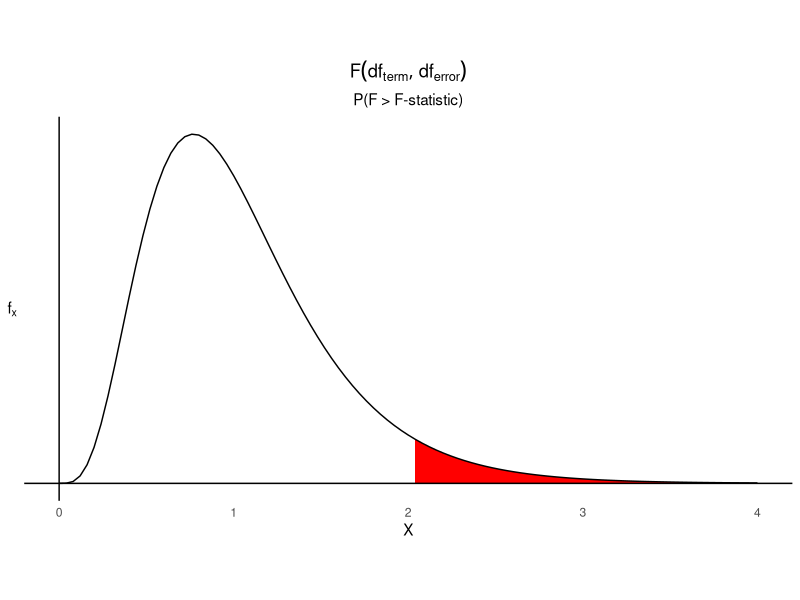
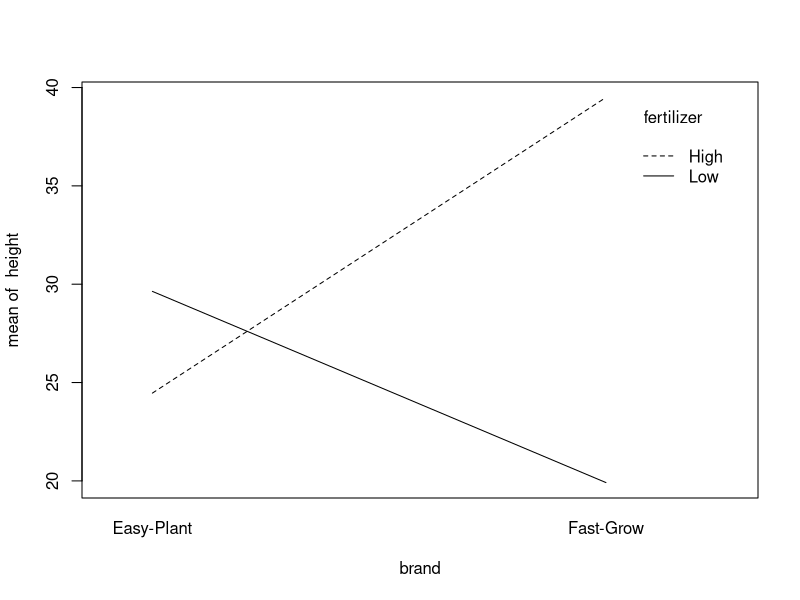
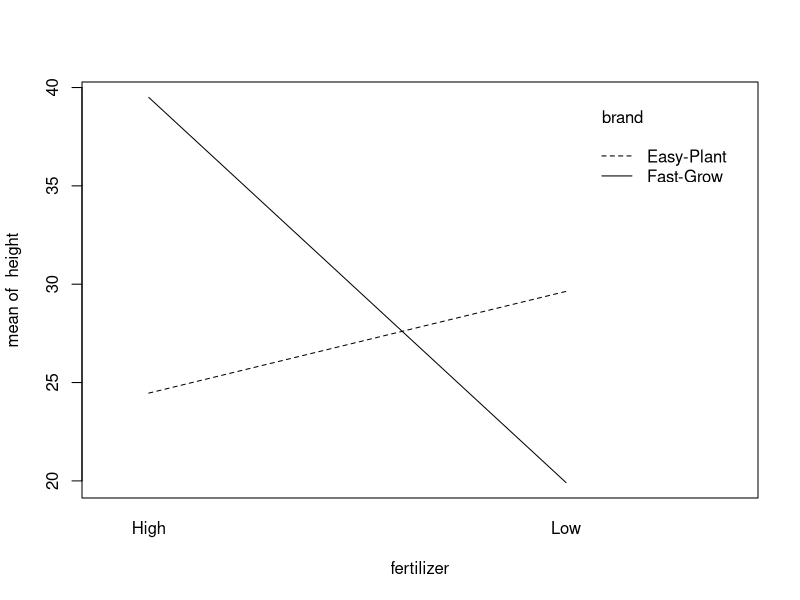
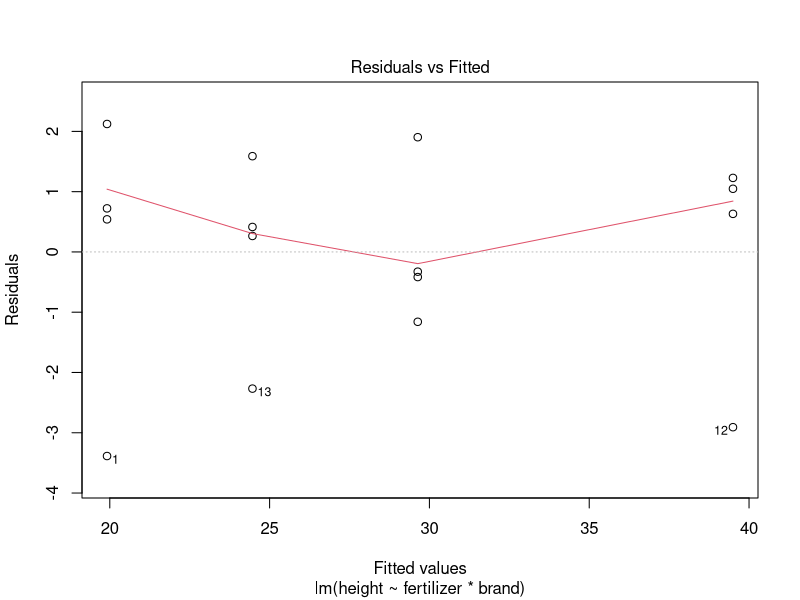
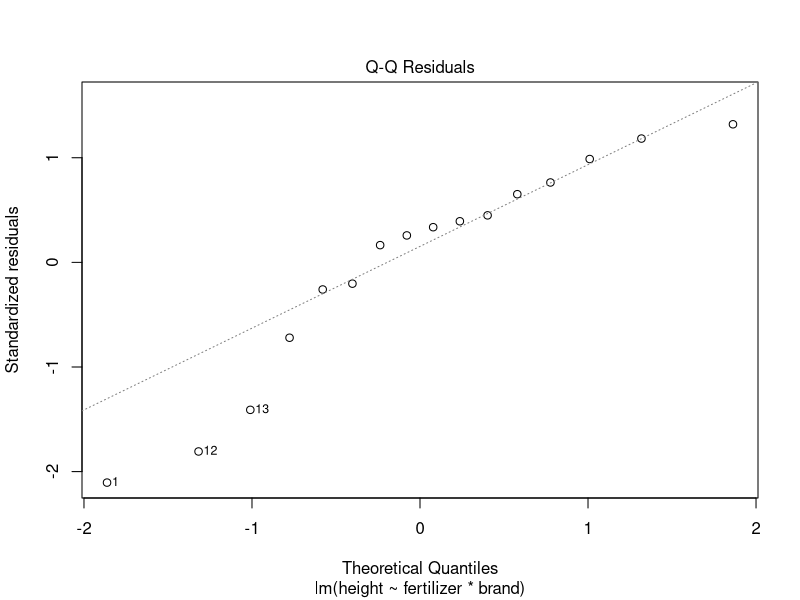
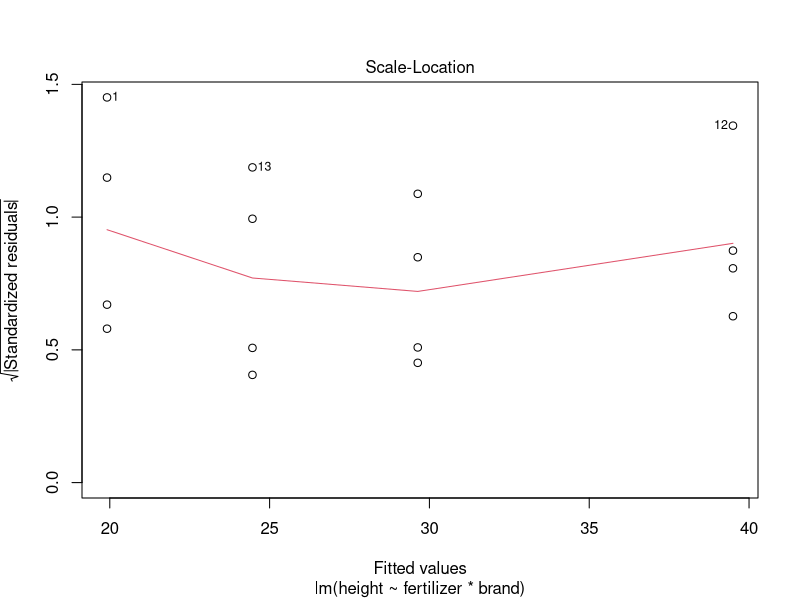
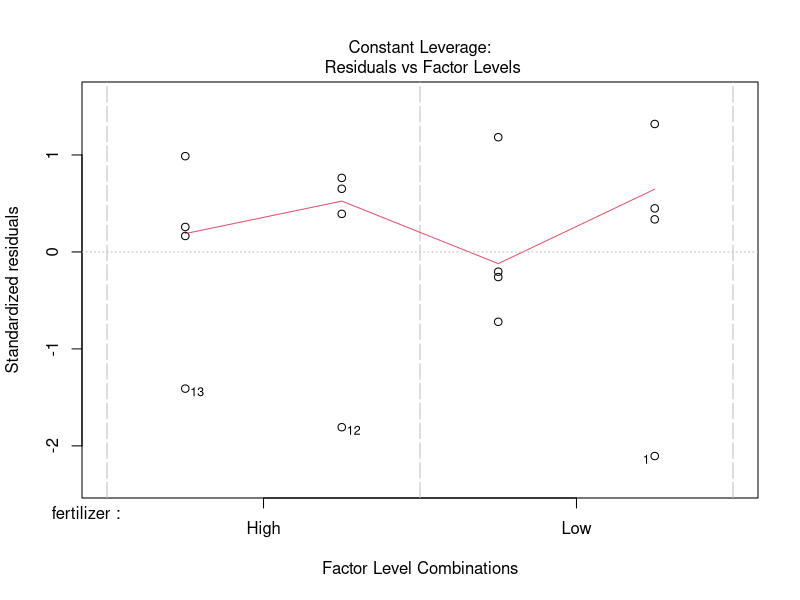
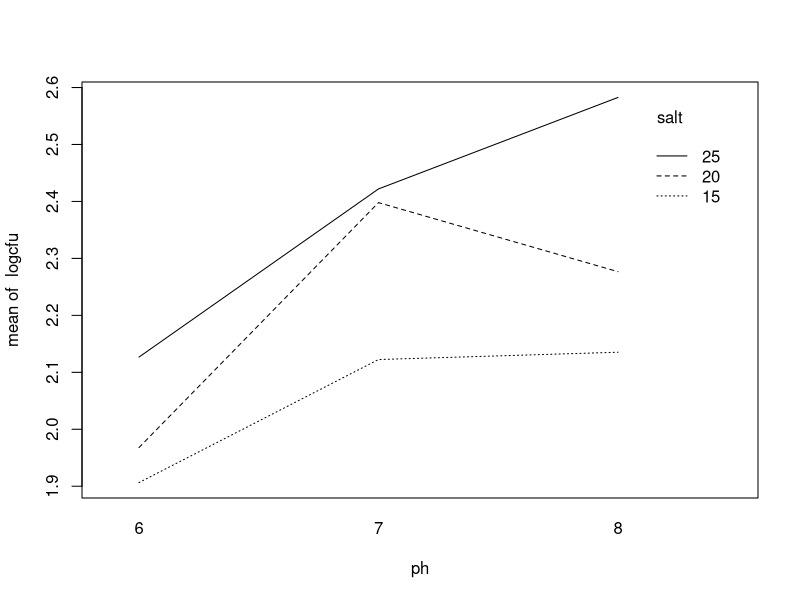

The R source for these figures, in order:
## -----------------------------------------------------------------------------------------
#| echo: false
#| message: false
#| warning: false

knitr::opts_chunk$set(fig.align = 'center')
library(tidyverse)


## flowchart TB
##   subgraph One Replication
##   A[Factor A] --> C{All combinations}
##   B[Factor B] --> C
##   C --> D[Randomize Order]
##   D --> F[Experiment]
##   end

## -----------------------------------------------------------------------------------------
#| fig-align: center
#| fig-cap: "Calculation of p-value under an F distribution."
#| echo: false

num.df = 10
den.df = 50
f.alpha = 0.05

tibble(x = seq(0, 4, l = 100)) %>% 
ggplot(mapping = aes(x = x)) + 
  stat_function(fun = \(x)(df(ifelse(x > qf(f.alpha, 
                                            num.df, 
                                            den.df, lower.tail = F), x, NA), num.df, den.df)), 
                geom = 'area', fill = 'red') + 
  stat_function(fun = \(x)(df(x, num.df, den.df)), geom = 'line') + 
  theme_bw() + 
  geom_hline(yintercept = 0) + 
  geom_vline(xintercept = 0) +
  labs(x = 'X', y = expression(f[x]),
       subtitle = 'P(F > F-statistic)',
       title = expression(F(df[term], df[error]))) + 
  theme(aspect.ratio = 1/2,
        axis.title.y = element_text(angle = 0, vjust = 0.5, hjust = 0),
        axis.text.y = element_blank(),
        plot.title = element_text(hjust = 0.5),
        plot.subtitle = element_text(hjust = 0.5),
        panel.border = element_blank(),
        panel.grid = element_blank(),
        axis.ticks = element_blank())


## -----------------------------------------------------------------------------------------
#| echo: true
agriculture <- read.csv('data/example1-agriculture.csv')
head(agriculture)


## -----------------------------------------------------------------------------------------
#| echo: true

with(agriculture, interaction.plot(brand, fertilizer, height))
with(agriculture, interaction.plot(fertilizer, brand, height))


## -----------------------------------------------------------------------------------------
#| echo: true


model1 <- lm(height ~ fertilizer*brand,
             data = agriculture)
model1

# aov(height ~ fertilizer*brand,
#              data = agriculture)


## -----------------------------------------------------------------------------------------
#| echo: true


summary(model1)


## -----------------------------------------------------------------------------------------
#| warning: false
#| echo: true

anova(model1)

library(car)
Anova(model1, type = 3)


## -----------------------------------------------------------------------------------------
#| echo: true


library(emmeans)
em1 <- emmeans(model1, ~brand*fertilizer)
em1

emmeans(model1, ~fertilizer|brand)


## -----------------------------------------------------------------------------------------
#| echo: true

pairs(em1)
pairs(em1, infer = c(T,T))


## -----------------------------------------------------------------------------------------
#| layout-ncol: 2
#| layout-nrow: 2
#| echo: true

plot(model1)


## -----------------------------------------------------------------------------------------
bacteria <- read.csv('data/example2-bacteria.csv')
head(bacteria)


## -----------------------------------------------------------------------------------------
#| echo: true
with(bacteria, interaction.plot(ph, salt, logcfu))
with(bacteria, interaction.plot(salt, ph, logcfu))


## -----------------------------------------------------------------------------------------
#| echo: true
model2a <- lm(logcfu ~ factor(ph)*factor(salt), 
              data = bacteria)


## -----------------------------------------------------------------------------------------
#| echo: true
model2b <- lm(logcfu ~ (ph + I(ph^2))*(salt + I(salt^2)),
              data = bacteria)


## -----------------------------------------------------------------------------------------
summary(model2b)


## -----------------------------------------------------------------------------------------
anova(model2b)


## -----------------------------------------------------------------------------------------
em2 <- emmeans(model2b, ~ph*salt)
em2


## -----------------------------------------------------------------------------------------
em2b <- emmeans(model2b, ~ph*salt,
                at = list(ph = c(6, 7, 8),
                          salt = c(15, 20, 25)))
em2b


## -----------------------------------------------------------------------------------------
pairs(em2b)


## -----------------------------------------------------------------------------------------
#| layout-ncol: 2
#| layout-nrow: 2


plot(model2b)


## -----------------------------------------------------------------------------------------
#| eval: false
# options(contrasts = c("contr.sum", "contr.poly"))
